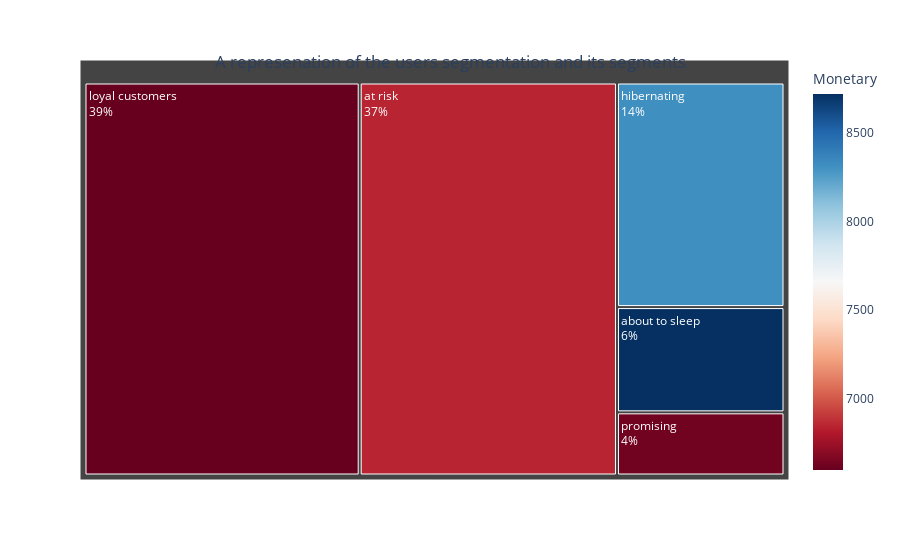

Here is the notebook cell this chart was saved with:
### Code cell
fig = px.treemap(df_RFM, path=['DEF'],
                 color='Monetary',
                 color_continuous_scale='RdBu'
                 #color_continuous_midpoint=np.average(map_df['productsSold'], weights=map_df['productsPassRate']) MonetaryCluster
                 )
fig.update_layout(
    title={
        'text': "A represenation of the users segmentation and its segments",
        'y':0.9,
        'x':0.5,
        'xanchor': 'center',
        'yanchor': 'top'})

fig.data[0].textinfo = 'label+percent root'
#'label', 'text', 'value', 'current path', 'percent root', 'percent entry', 'percent parent'
fig.write_image("Output/treemap.png")
fig.show()

### Figure 1 — Plotly figure (JSON) as saved in the notebook; plotly's stock layout.template omitted (floating-point values rounded to 4 significant figures)
{"data": [{"branchvalues": "total", "customdata": [[8721.0], [6846.0], [8313.0], [6598.0], [6627.0]], "domain": {"x": [0.0, 1.0], "y": [0.0, 1.0]}, "hovertemplate": "labels=%{label}<br>count=%{value}<br>parent=%{parent}<br>id=%{id}<br>Monetary=%{color}<extra></extra>", "ids": ["about to sleep", "at risk", "hibernating", "loyal customers", "promising"], "labels": ["about to sleep", "at risk", "hibernating", "loyal customers", "promising"], "marker": {"coloraxis": "coloraxis", "colors": [8721.0, 6846.0, 8313.0, 6598.0, 6627.0]}, "name": "", "parents": ["", "", "", "", ""], "values": [15, 86, 32, 92, 9], "type": "treemap", "textinfo": "label+percent root"}], "layout": {"coloraxis": {"colorbar": {"title": {"text": "Monetary"}}, "colorscale": [[0.0, "rgb(103,0,31)"], [0.1, "rgb(178,24,43)"], [0.2, "rgb(214,96,77)"], [0.3, "rgb(244,165,130)"], [0.4, "rgb(253,219,199)"], [0.5, "rgb(247,247,247)"], [0.6, "rgb(209,229,240)"], [0.7, "rgb(146,197,222)"], [0.8, "rgb(67,147,195)"], [0.9, "rgb(33,102,172)"], [1.0, "rgb(5,48,97)"]]}, "legend": {"tracegroupgap": 0}, "margin": {"t": 60}, "title": {"text": "A represenation of the users segmentation and its segments", "y": 0.9, "x": 0.5, "xanchor": "center", "yanchor": "top"}}}
